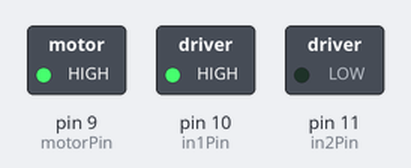
The sketch below on a simulated Arduino Uno, built with avr-gcc and run on an emulated ATmega328P. On the bench: switched loads named in the sketch (green lamp = pin HIGH).

Above: at 1.2 s.
At 3.0 s:
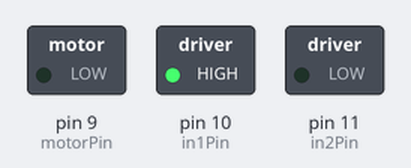
At 4.7 s:
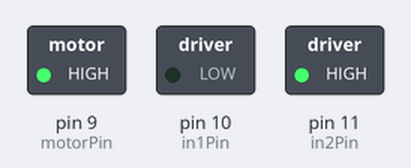
At 6.5 s:
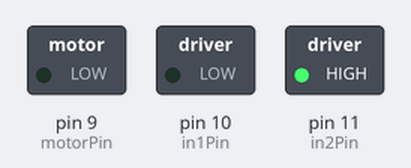
Timing chart, 0 to 9.1 s (numbered marks = the images above):
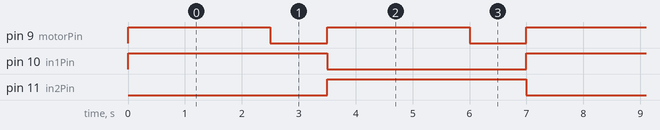

The sketch:

movingHatMotor.ino
```cpp
/*     ———————————————————–
*     |  Arduino Experimentation Kit Example Code               |
*     |  CIRC-03 .: Spin Motor Spin :. (Transistor and Motor)   |
*     ———————————————————–
*
* The Arduinos pins are great for driving LEDs however if you hook
* up something that requires more power you will quickly break them.
* To control bigger items we need the help of a transistor.
* Here we will use a transistor to control a small toy motor
*
* http://tinyurl.com/d4wht7
*
*/
int motorPin = 9;  // define the pin the motor is connected to
                   // (if you use pin 9,10,11 or 3you can also control speed)
int in1Pin = 10;
int in2Pin = 11;

/*
* setup() – this function runs once when you turn your Arduino on
* We set the motors pin to be an output (turning the pin high (+5v) or low (ground) (-))
* rather than an input (checking whether a pin is high or low)
*/
void setup()
{
pinMode(motorPin, OUTPUT);
pinMode(in1Pin, OUTPUT);
pinMode(in2Pin, OUTPUT);
}

/*
* loop() – this function will start after setup finishes and then repeat
* we call a function called motorOnThenOff()
*/

void loop()                     // run over and over again
{
motorOnThenOff();
//motorOnThenOffWithSpeed();
//motorAcceleration();
}

/*
* motorOnThenOff() – turns motor on then off
* (notice this code is identical to the code we used for
* the blinking LED)
*/
void motorOnThenOff(){
  int onTime = 2500;  //the number of milliseconds for the motor to turn on for
  int offTime = 1000; //the number of milliseconds for the motor to turn off for

  digitalWrite(in1Pin, HIGH);
  digitalWrite(in2Pin, LOW);
  digitalWrite(motorPin, HIGH); // turns the motor On
  delay(onTime);                // waits for onTime milliseconds
  digitalWrite(motorPin, LOW);  // turns the motor Off
  delay(offTime);               // waits for offTime milliseconds
  digitalWrite(in1Pin, LOW);
  digitalWrite(in2Pin, HIGH);
  digitalWrite(motorPin, HIGH); // turns the motor On
  delay(onTime);                // waits for onTime milliseconds
  digitalWrite(motorPin, LOW);  // turns the motor Off
  delay(offTime);               // waits for offTime milliseconds
}

/*
* motorOnThenOffWithSpeed() – turns motor on then off but uses speed values as well
* (notice this code is identical to the code we used for
* the blinking LED)
*/
void motorOnThenOffWithSpeed(){

  int onSpeed = 200;  // a number between 0 (stopped) and 255 (full speed)
  int onTime = 2500;  //the number of milliseconds for the motor to turn on for

  int offSpeed = 50;  // a number between 0 (stopped) and 255 (full speed)
  int offTime = 1000; //the number of milliseconds for the motor to turn off for


  analogWrite(motorPin, onSpeed);   // turns the motor On
  delay(onTime);                    // waits for onTime milliseconds
  analogWrite(motorPin, offSpeed);  // turns the motor Off
  delay(offTime);                   // waits for offTime milliseconds
}

/*
* motorAcceleration() – accelerates the motor to full speed then
* back down to zero
*/
void motorAcceleration(){
  int delayTime = 50; //milliseconds between each speed step

  //Accelerates the motor
  for(int i = 0; i < 256; i++){ //goes through each speed from 0 to 255     analogWrite(motorPin, i);   //sets the new speed     delay(delayTime);           // waits for delayTime milliseconds   }      //Decelerates the motor   for(int i = 255; i >= 0; i--){ //goes through each speed from 255 to 0
    analogWrite(motorPin, i);   //sets the new speed
    delay(delayTime);           // waits for delayTime milliseconds
  }
}
```

Measured:
- by itself, pin 9 (motorPin): alternates HIGH for 2.5 s and LOW for 1.0 s
- by itself, pin 10 (in1Pin), pin 11 (in2Pin): alternates HIGH for 3.5 s and LOW for 3.5 s
- by itself, everything shown: repeats every 7.0 s, in 4 steps
